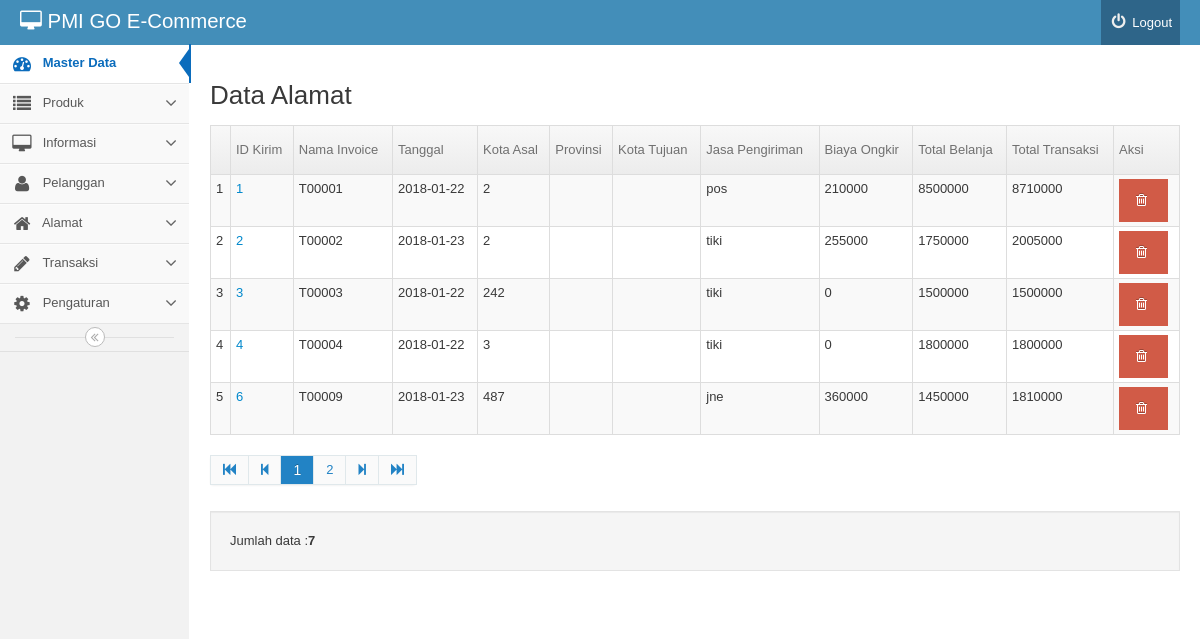
The app's page /backend/index.php?mod=alamat&pg=alamat_view (signed in) with its own data.
### tables this page shows
CREATE TABLE IF NOT EXISTS `alamat_kirim` (
  `id_kirim` int(11) NOT NULL AUTO_INCREMENT,
  `tanggal` date NOT NULL,
  `noinvoice` varchar(15) NOT NULL,
  `kota_asal` varchar(25) NOT NULL,
  `provinsi` varchar(25) NOT NULL,
  `kota_tujuan` varchar(25) NOT NULL,
  `jasa_pengiriman` varchar(15) NOT NULL,
  `kodepos` varchar(10) NOT NULL,
  `alamat` varchar(250) NOT NULL,
  `biaya_ongkir` int(11) NOT NULL,
  `total_belanja` int(11) NOT NULL,
  `total_transaksi` int(11) NOT NULL,
  PRIMARY KEY (`id_kirim`)
);

CREATE TABLE IF NOT EXISTS `invoice` (
  `noinvoice` varchar(6) NOT NULL,
  `tanggal` datetime NOT NULL,
  `idpelanggan` int(11) NOT NULL,
  `totalbayar` float NOT NULL,
  `transfer` tinyint(1) NOT NULL,
  `tglkirim` datetime DEFAULT NULL,
  PRIMARY KEY (`noinvoice`)
);

### backend/alamat/alamat_view.php (the view, shortened to what this page needs)
	<h2 id="headings"> Data Alamat</h2>
	<table  class="table table-striped table-bordered table-condensed">
		<thead>
		<th><td><h6>ID Kirim</h6></td><td><h6>Nama Invoice</h6></td><td><h6>Tanggal</h6></td><td><h6>Kota Asal</h6></td><td><h6>Provinsi</h6></td><td><h6>Kota Tujuan</h6></td><td><h6>Jasa Pengiriman</h6></td><td><h6>Biaya Ongkir</h6></td><td><h6>Total Belanja</h6></td><td><h6>Total Transaksi</h6></td><td><h6>Aksi</h6></td></th>
		</thead>
		<tbody>
		<?php
	$batas=5;
$halaman=$_GET['halaman'];
$posisi=null;
if(empty($halaman)){
	$posisi=0;
}else{
	$posisi=($halaman-1)* $batas;
}
$query="SELECT alamat_kirim.*, invoice.noinvoice,invoice.idpelanggan from alamat_kirim,invoice where alamat_kirim.noinvoice=invoice.noinvoice limit $posisi,$batas ";
$result=mysql_query($query) or die(mysql_error());
$no=1;
while($rows=mysql_fetch_object($result)){
		?>
		<tr>
			<td><?php echo $posisi+$no
			?></td>
            <td><a href='index.php?mod=alamat&pg=alamat_kirim_detail&id=<?php echo $rows -> id_kirim."&noinvoice=".$rows ->noinvoice."&idpelanggan=".$rows ->idpelanggan; ?>'><?php echo $rows -> id_kirim; ?></a></td>
             <td><?php echo $rows ->noinvoice; ?></td>
            <td><?php echo $rows -> tanggal; ?></td>
            <td><?php echo $rows -> kota_asal; ?></td>
            <?php
$curl = curl_init();
	$response = curl_exec($curl);
$data = json_decode($response, true);
	$provinsi= $data['rajaongkir']["results"]["province"];
?>
            <td><?php echo $provinsi ?></td>
             <?php
$curl = curl_init();
	$response = curl_exec($curl);
$data = json_decode($response, true);
$kota_tujuan= $data['rajaongkir']["results"]["city_name"];
	?>
            <td><?php echo $kota_tujuan; ?></td>
            <td><?php echo $rows -> jasa_pengiriman; ?></td>
			<td><?php echo $rows -> biaya_ongkir; ?></td>
			<td><?php echo $rows -> total_belanja; ?></td>
			<td><?php echo $rows -> total_transaksi; ?></td>
			<td><a href="index.php?mod=alamat&pg=alamat_view&act=del&id=<?php echo $rows -> id_kirim; ?>"
			onclick="return confirm('Yakin data akan dihapus?') ";
			class='btn btn-danger'> <i class="icon-trash"></i></a></td>
		</tr>
		<?php $no++;
		}
	?>
		</tbody>
	</table>
	<?php
$tampil2 = mysql_query("select id_kirim from alamat_kirim");
$jmldata = mysql_num_rows($tampil2);
?>
<div class='pagination'>
	<ul>
	</ul>
</div>
<div class='well'>Jumlah data :<strong><?php echo $jmldata;?> </strong></div>

### records on screen
alamat_kirim: no "1", id_kirim "1", invoice.noinvoice "T00001", tanggal "2018-01-22", kota_asal "2", jasa_pengiriman "pos", biaya_ongkir "210000", total_belanja "8500000", total_transaksi "8710000"
alamat_kirim: no "2", id_kirim "2", invoice.noinvoice "T00002", tanggal "2018-01-23", kota_asal "2", jasa_pengiriman "tiki", biaya_ongkir "255000", total_belanja "1750000", total_transaksi "2005000"
alamat_kirim: no "3", id_kirim "3", invoice.noinvoice "T00003", tanggal "2018-01-22", kota_asal "242", jasa_pengiriman "tiki", biaya_ongkir "0", total_belanja "1500000", total_transaksi "1500000"
alamat_kirim: no "4", id_kirim "4", invoice.noinvoice "T00004", tanggal "2018-01-22", kota_asal "3", jasa_pengiriman "tiki", biaya_ongkir "0", total_belanja "1800000", total_transaksi "1800000"
alamat_kirim: no "5", id_kirim "6", invoice.noinvoice "T00009", tanggal "2018-01-23", kota_asal "487", jasa_pengiriman "jne", biaya_ongkir "360000", total_belanja "1450000", total_transaksi "1810000"

### other values on screen
$halaman "1"
$jmldata "7"
